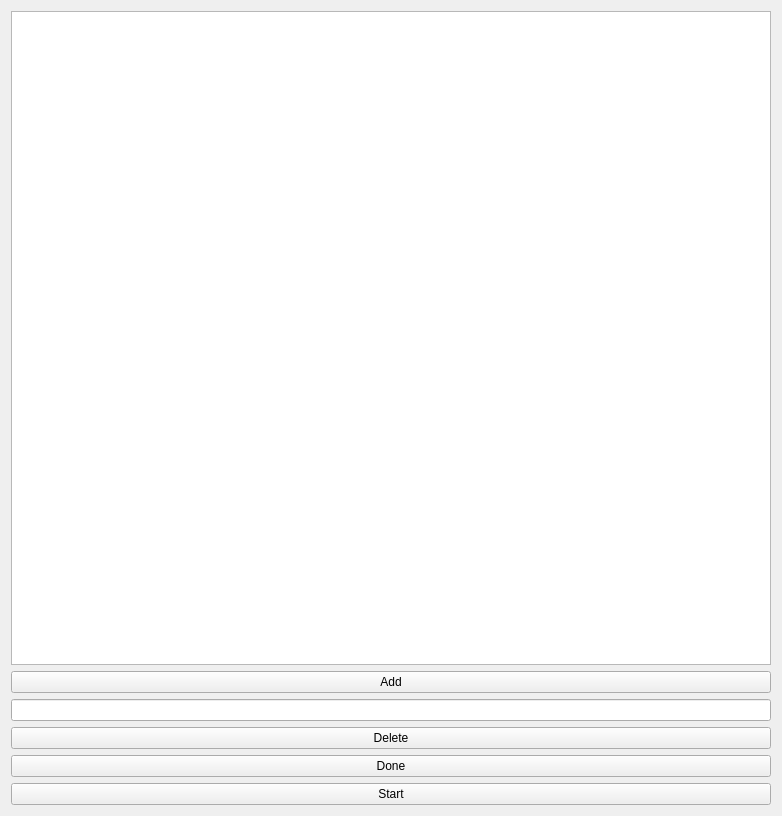
<?xml version="1.0" encoding="UTF-8"?>
<ui version="4.0">
 <class>TaskManagerClass</class>
 <widget class="QWidget" name="TaskManagerClass">
  <property name="geometry">
   <rect>
    <x>0</x>
    <y>0</y>
    <width>782</width>
    <height>816</height>
   </rect>
  </property>
  <property name="windowTitle">
   <string>TaskManager</string>
  </property>
  <layout class="QVBoxLayout" name="verticalLayout">
   <item>
    <widget class="QListWidget" name="listWidget"/>
   </item>
   <item>
    <widget class="QPushButton" name="addButton">
     <property name="text">
      <string>Add</string>
     </property>
    </widget>
   </item>
   <item>
    <widget class="QLineEdit" name="input"/>
   </item>
   <item>
    <widget class="QPushButton" name="deleteButton">
     <property name="text">
      <string>Delete</string>
     </property>
    </widget>
   </item>
   <item>
    <widget class="QPushButton" name="doneButton">
     <property name="text">
      <string>Done</string>
     </property>
    </widget>
   </item>
   <item>
    <widget class="QPushButton" name="startButton">
     <property name="text">
      <string>Start</string>
     </property>
    </widget>
   </item>
  </layout>
 </widget>
 <layoutdefault spacing="6" margin="11"/>
 <resources>
  <include location="TaskManager.qrc"/>
 </resources>
 <connections/>
</ui>
